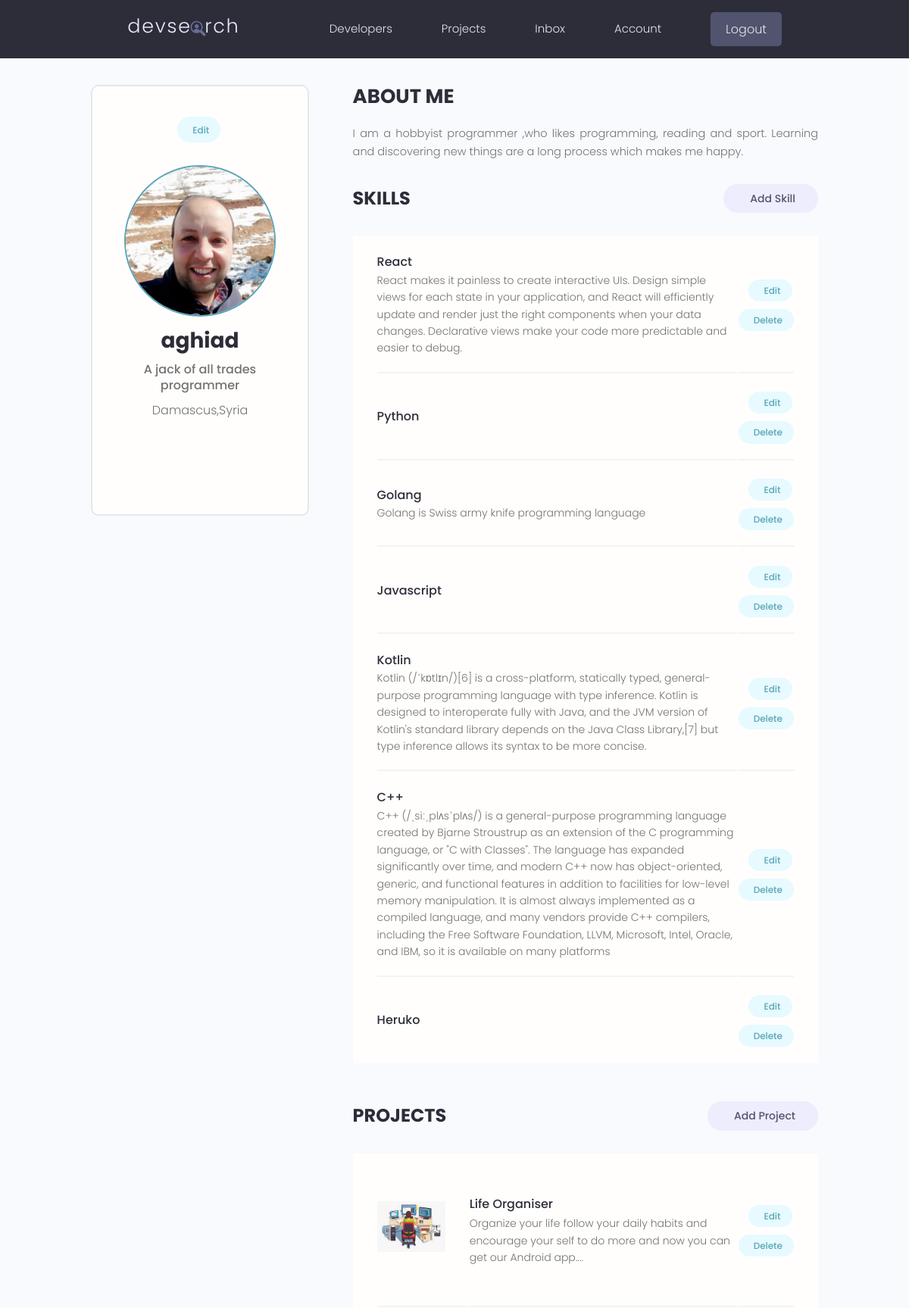
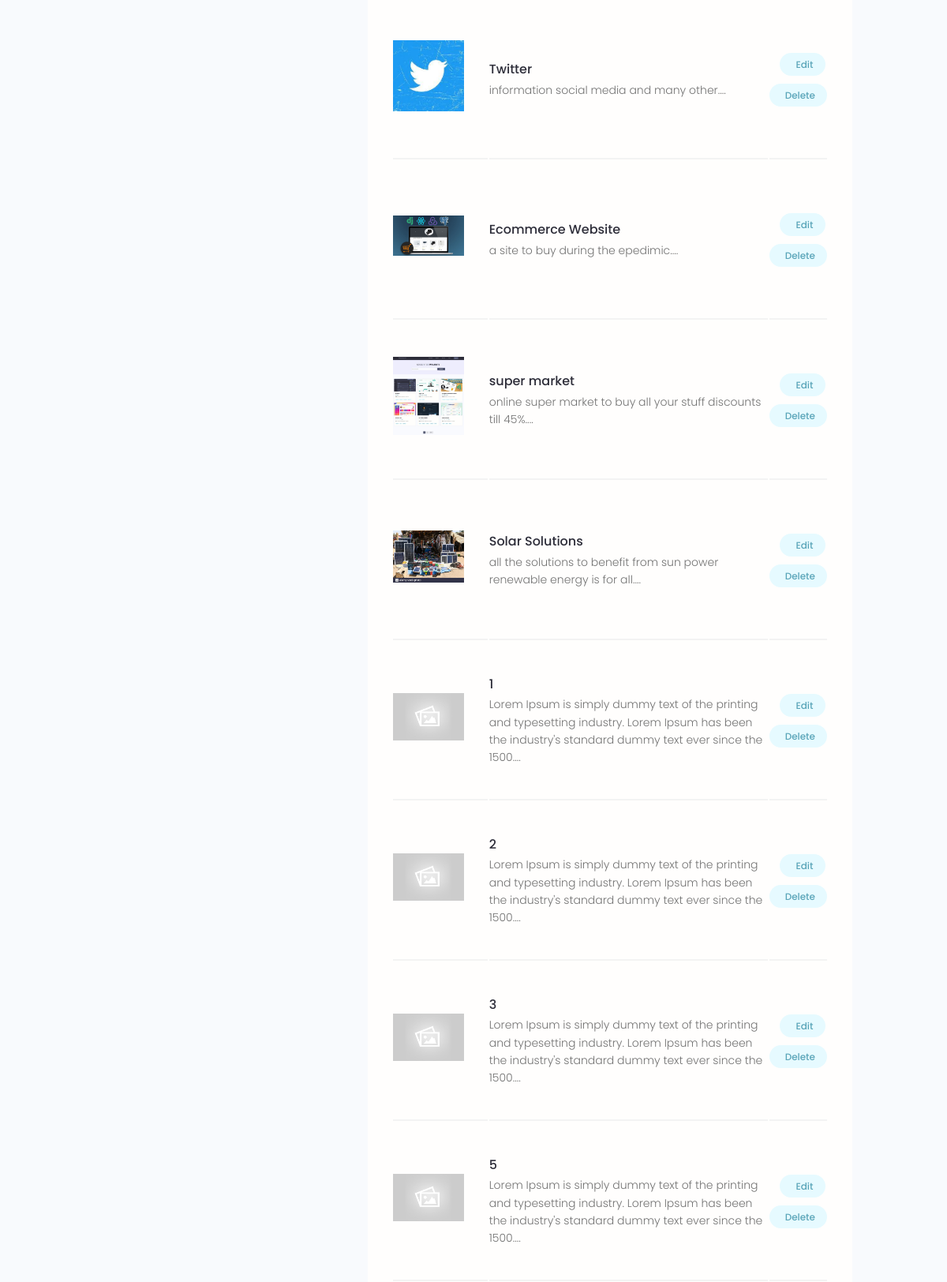
The app's page /account/ (signed in, upper part) with its own data (2 pictures, top to bottom).
### users/models.py (models this page shows, shortened)
class Profile(models.Model):
    user=models.OneToOneField(User,on_delete=models.CASCADE,null=True,blank=True)
    name=models.CharField(max_length=200,null=True,blank=True)
    email=models.EmailField(max_length=200,null=True,blank=True)
    username=models.CharField(max_length=200,blank=True,null=True)
    location=models.CharField(max_length=200,blank=True,null=True)
    short_intro=models.CharField(max_length=200,null=True,blank=True)
    bio=models.TextField(blank=True,null=True)
    profile_image=models.ImageField(blank=True,null=True,upload_to='profiles/',default='profiles/user-default.png')
    social_github=models.CharField(max_length=200,null=True,blank=True)
    social_twitter=models.CharField(max_length=200,null=True,blank=True)
    social_linkedin=models.CharField(max_length=200,null=True,blank=True)
    social_youtube=models.CharField(max_length=200,null=True,blank=True)
    social_website=models.CharField(max_length=200,null=True,blank=True)
    created=models.DateTimeField(auto_now_add=True)
    id=models.UUIDField(editable=False,primary_key=True,default=uuid.uuid4,unique=True)

class Skill(models.Model):
    owner=models.ForeignKey(
        Profile,on_delete=models.CASCADE,null=True,blank=True)
    name=models.CharField(max_length=200,null=True,blank=True)
    description=models.TextField(null=True,blank=True)
    created=models.DateTimeField(auto_now_add=True)
    id=models.UUIDField(
        default=uuid.uuid4,primary_key=True,unique=True,editable=False)

### projects/models.py (models this page shows, shortened)
class Project(models.Model):
    owner=models.ForeignKey(Profile,null=True,blank=True,on_delete=SET_NULL)
    title=models.CharField(max_length=200)
    description=models.TextField(null=True,blank=True)
    demo_link=models.CharField(max_length=2000,null=True,blank=True)
    source_link=models.CharField(max_length=2000,null=True,blank=True)
    featured_image=models.ImageField(null=True,blank=True,default='default.jpg')
    tags=models.ManyToManyField('Tag',blank=True)
    votes_total=models.IntegerField(default=0,null=True,blank=True)
    votes_ratio=models.IntegerField(default=0,null=True,blank=True)
    created=models.DateTimeField(auto_now_add=True)
    id=models.UUIDField(default=uuid.uuid4,primary_key=True,unique=True,editable=False)
    class Meta:
        ordering=['created']

### users/views.py (the view)
# urls.py: path('account/',views.userAccount,name='account'),
@login_required(login_url="login")
def userAccount(request):
    profile=request.user.profile
    skills=profile.skill_set.all()
    projects=profile.project_set.all()
    context={'profile':profile,'skills':skills,'projects':projects}
    return render(request,'users/account.html',context)

### users/templates/users/account.html (shortened to what this page needs)
{% extends 'main.html' %}
{% block content%}
  <main class="settingsPage profile my-md">
    <div class="container">
      <div class="layout">
        <div class="column column--1of3">
          <div class="card text-center">
            <div class="card__body dev">
              <a class="tag tag--pill tag--main settings__btn" href="{% url 'edit-account' %}"> Edit</a>
              <img class="avatar avatar--xl dev__avatar" src="{{profile.profile_image.url}}" />
              <h2 class="dev__name">{{profile.username}}</h2>
              <p class="dev__title">{{profile.short_intro}}</p>
              <p class="dev__location">{{profile.location}}</p>
              <ul class="dev__social">
              </ul>
            </div>
          </div>
        </div>
        <div class="column column--2of3">
          <div class="devInfo">
            <h3 class="devInfo__title">About Me</h3>
            <p class="devInfo__about">
             {{profile.bio}}
            </p>
          </div>
          <div class="settings">
            <h3 class="settings__title">Skills</h3>
            <a class="tag tag--pill tag--sub settings__btn tag--lg" href="{% url 'create-skill' %}"> Add Skill</a>
          </div>
          <table class="settings__table">
            {% for skill in skills %}
            <tr>
              <td class="settings__tableInfo">
                <h4>{{skill.name}}</h4>
                <p>
                 {{skill.description}}
                </p>
              </td>
              <td class="settings__tableActions">
                <a class="tag tag--pill tag--main settings__btn" href="{% url 'update-skill' skill.id %}"> Edit</a>
                <a class="tag tag--pill tag--main settings__btn" href="{% url 'delete-skill' skill.id %}?next=/account">
                  Delete</a>
              </td>
            </tr>
            {% endfor %}
          </table>
          <div class="settings">
            <h3 class="settings__title">Projects</h3>
            <a class="tag tag--pill tag--sub settings__btn tag--lg" href="{% url 'create-project' %}"> Add Project</a>
          </div>
          <table class="settings__table">
            {% for project in projects%}
            <tr>
              <td class="settings__thumbnail">
                <a href="{% url 'project' project.id %}"><img src="{{project.featured_image.url}}" alt="Project Thumbnail" /></a>
              </td>
              <td class="settings__tableInfo">
                <a href="{% url 'project' project.id %}">{{project.title}}</a>
                <p>
                  {{project.description|slice:150}}....
                </p>
              </td>
              <td class="settings__tableActions">
                <a class="tag tag--pill tag--main settings__btn" href="{% url 'update-project' project.id %}"> Edit</a>
                <a class="tag tag--pill tag--main settings__btn" href="{% url 'delete-project' project.id %}?next=/account">
                  Delete</a>
              </td>
            </tr>
            {% endfor %}
          </table>
        </div>
      </div>
    </div>
  </main>
{% endblock content %}

### static/styles/app.css (style rules this page uses)
:root { --color-sub: #2d2d39; }
.card { border: 2px solid var(--color-light); }
img { width: 100%; }
.profile .card > .dev { padding: 4rem; }
.dev__avatar { display: block; margin: auto; }
.dev__name { color: var(--color-sub); font-size: 2.8rem; font-weight: 700; margin-top: 1rem; margin-bottom: 0.5rem; }
.dev__title { font-size: 1.6rem; font-weight: 500; line-height: 1.3; }
.dev__location { margin-top: 1rem; }
.dev__social { margin: 3rem 0; list-style: none; display: flex; justify-content: center; gap: 1.5rem; }
.devInfo { margin-bottom: 3rem; }
.devInfo__title, .devInfo__subtitle { font-size: 2.6rem; color: var(--color-sub); text-transform: uppercase; font-weight: 700; margin-bottom: 1.5rem; }
.devInfo__about, .devSkill__info { font-size: 1.45rem; line-height: 1.7; text-align: justify; }
.settingsPage .dev > .settings__btn { display: inline-block; margin-bottom: 3rem; }
.settings { display: flex; justify-content: space-between; align-items: center; }
.settings__title { font-size: 2.4rem; text-transform: uppercase; font-weight: 700; color: var(--color-sub); }
.settings__table { margin-top: 3rem; margin-bottom: 5rem; padding: 0 3rem; background: var(--color-white); }
.settings__table tr { width: 100%; }
.settings__table tr > td { padding: 2rem 0; }
.settings__table tr:not(:last-child) td { border-bottom: 2px solid var(--color-white-light); }
.settings__thumbnail { width: 23%; min-width: 10rem; }
.settings__thumbnail img { padding-right: 3rem; height: 15rem; object-fit: contain; }
.settings__tableInfo { width: 100%; }
.settings__tableInfo h4, .settings__tableInfo a { padding-right: 1rem; width: auto; font-size: 1.6rem; font-weight: 500; color: var(--color-sub); }
.settings__tableInfo p { font-size: 1.4rem; }
.settings__tableActions { text-align: right; }

### static/uikit/styles/modules/_variables.css (style rules this page uses)
:root { --color-main: #5aa5b9; --color-main-light: #e6faff; --color-sub: #3f4156; --color-sub-light: #51546e; --color-sub-lighter: #ededfd; --color-text: #737373; --color-gray: #8b8b8b; --color-light: #e5e7eb; --color-light-gray: #767676; --color-bg: #f8fafd; --color-white: #fffefd; --color-white-light: #f3f3f3; --color-success: #359e64; --color-success-bg: #def8e8; --color-error: #fc4b0b; --color-error-bg: #fff2ee; --font-base: 'Poppins', arial, helvetica, 'Segoe UI', roboto, ubuntu, sans-serif; --font-monospace: 'Fira Code', 'Courier New', courier, monospace; --font-regular: 300; --font-medium: 500; --font-bold: 700; --generic-shadow: 1px 1px 5px #00000010; --generic-transition: all 0.3s ease-in-out; }

### static/uikit/styles/modules/_base.css (style rules this page uses)
* { margin: 0; padding: 0; box-sizing: border-box; text-rendering: optimizeLegibility; color: inherit; font-size: inherit; }
html { font-size: 50%; }
@media only screen and (min-width: 480px) { html { font-size: 56.25%; } }
@media only screen and (min-width: 1200px) { html { font-size: 62.5%; } }
body { line-height: 1.6; font-weight: 400; font-size: 1.5rem; color: var(--color-text); background-color: var(--color-bg); min-height: 100vh; }

### static/uikit/styles/modules/_typography.css (style rules this page uses)
* { font-family: var(--font-base); }
h2 { font-size: 3.6rem; font-weight: var(--font-bold); }
h3 { font-size: 3.2rem; font-weight: var(--font-medium); }
h4 { font-size: 2.8rem; font-weight: var(--font-medium); }
p, span, strong { font-size: 1.6rem; color: var(--color-text); font-weight: var(--font-regular); }
a { padding-bottom: 2px; text-decoration: none; display: inline-block; color: var(--color-main); font-weight: var(--font-medium); }

### static/uikit/styles/modules/_utilities.css (style rules this page uses)
.container { width: 92%; max-width: 165rem; margin: 0 auto; box-sizing: border-box; }
@media screen and (min-width: 1000px) { .container { width: 90%; } }
@media screen and (min-width: 1200px) { .container { width: 80%; } }
.text-center { text-align: center; }
.my-md { margin: 3rem auto; }

### static/uikit/styles/modules/_avatar.css (style rules this page uses)
.avatar { border-radius: 50%; border: 2px solid var(--color-main); object-fit: cover; }
.avatar--xl { height: 20rem; width: 20rem; }

### static/uikit/styles/modules/_card.css (style rules this page uses)
.card { border-radius: 1rem; background-color: var(--color-white); border: 1.5px solid var(--color-light); width: auto; height: auto; margin-top: 0.5rem; margin-bottom: 0.5rem; overflow: hidden; }
.card__body, .card__header { padding: 2rem 2.5rem; }

### static/uikit/styles/modules/_layout.css (style rules this page uses)
.layout { display: flex; flex-flow: row wrap; justify-content: space-between; }
.layout > .column { margin-bottom: 3rem; }
.layout > .column.column--1of3 { flex-basis: 30%; }
.layout > .column.column--2of3 { flex-basis: 64%; }

### records on screen
Profile: profile_image (picture), username "aghiad", short_intro "A jack of all trades programmer", location "Damascus,Syria", bio "I am a hobbyist programmer ,who likes programming, reading and sport. Learning and discovering new things are a long process which makes me happy."
Skill: name "React", description "React makes it painless to create interactive UIs. Design simple views for each state in your application, and React will efficiently update and render just the right components when your data changes. Declarative views make your code more predictable and easier to debug."
Skill: name "Python"
Skill: name "Golang", description "Golang is Swiss army knife programming language"
Skill: name "Javascript"
Skill: name "Kotlin", description "Kotlin (/ˈkɒtlɪn/)[6] is a cross-platform, statically typed, general-purpose programming language with type inference. Kotlin is designed to interoperate fully with Java, and the JVM version of Kotlin's standard library depends on the Java Class Library,[7] but type inference allows its syntax to be more concise."
Skill: name "C++", description "C++ (/ˌsiːˌplʌsˈplʌs/) is a general-purpose programming language created by Bjarne Stroustrup as an extension of the C programming language, or \"C with Classes\". The language has expanded significantly over time, and modern C++ now has object-oriented, generic, and functional features in addition to facilities for low-level memory manipulation. It is almost always implemented as a compiled language, and many vendors provide C++ compilers, including the Free Software Foundation, LLVM, Microsoft, Intel, Oracle, and IBM, so it is available on many platforms"
Skill: name "Heruko"
Project: featured_image (picture), title "Life Organiser", description "Organize your life follow your daily habits and encourage your self to do more and now you can get our Android app"
Project: featured_image (picture), title "Twitter", description "information social media and many other"
Project: featured_image (picture), title "Ecommerce Website", description "a site to buy during the epedimic"
Project: featured_image (picture), title "super market", description "online super market to buy all your stuff discounts till 45%"
Project: featured_image (picture), title "Solar Solutions", description "all the solutions to benefit from sun power renewable energy is for all"
Project: featured_image (placeholder picture), title "1", description "Lorem Ipsum is simply dummy text of the printing and typesetting industry. Lorem Ipsum has been the industry's standard dummy text ever since the 1500"
Project: featured_image (placeholder picture), title "2", description "Lorem Ipsum is simply dummy text of the printing and typesetting industry. Lorem Ipsum has been the industry's standard dummy text ever since the 1500"
Project: featured_image (placeholder picture), title "3", description "Lorem Ipsum is simply dummy text of the printing and typesetting industry. Lorem Ipsum has been the industry's standard dummy text ever since the 1500"
Project: featured_image (placeholder picture), title "5", description "Lorem Ipsum is simply dummy text of the printing and typesetting industry. Lorem Ipsum has been the industry's standard dummy text ever since the 1500"
